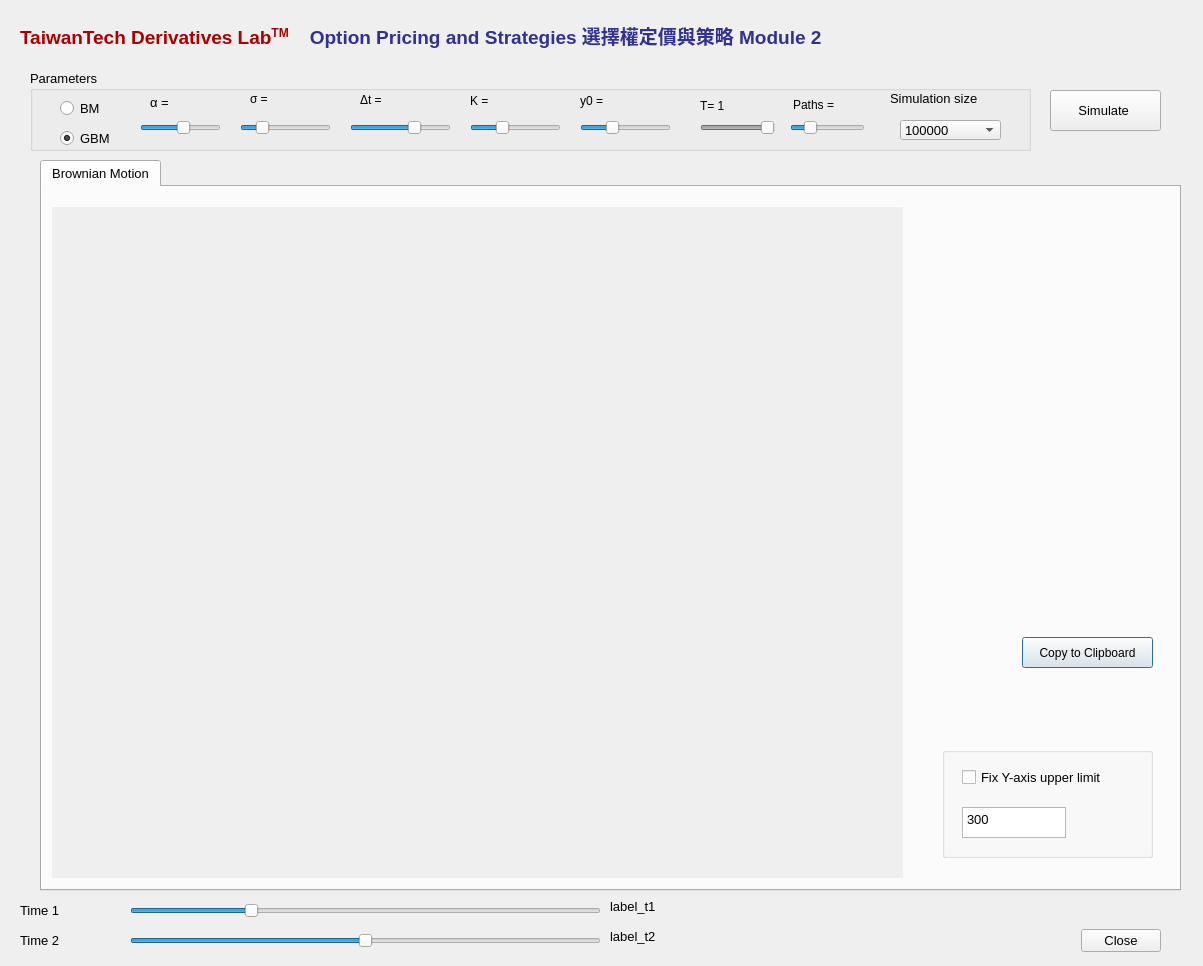
<?xml version="1.0" encoding="UTF-8"?>
<ui version="4.0">
 <class>Derivatives</class>
 <widget class="QDialog" name="Derivatives">
  <property name="geometry">
   <rect>
    <x>0</x>
    <y>0</y>
    <width>1203</width>
    <height>966</height>
   </rect>
  </property>
  <property name="sizePolicy">
   <sizepolicy hsizetype="Preferred" vsizetype="Expanding">
    <horstretch>0</horstretch>
    <verstretch>10</verstretch>
   </sizepolicy>
  </property>
  <property name="windowTitle">
   <string>Derivatives Lab</string>
  </property>
  <widget class="QTabWidget" name="tabWidget">
   <property name="geometry">
    <rect>
     <x>40</x>
     <y>160</y>
     <width>1141</width>
     <height>731</height>
    </rect>
   </property>
   <property name="font">
    <font>
     <family>Tahoma</family>
     <pointsize>10</pointsize>
    </font>
   </property>
   <property name="toolTip">
    <string>&lt;html&gt;&lt;head/&gt;&lt;body&gt;&lt;p&gt;&lt;br/&gt;&lt;/p&gt;&lt;/body&gt;&lt;/html&gt;</string>
   </property>
   <property name="autoFillBackground">
    <bool>false</bool>
   </property>
   <property name="currentIndex">
    <number>0</number>
   </property>
   <widget class="QWidget" name="tab_3">
    <attribute name="title">
     <string>Brownian Motion</string>
    </attribute>
    <widget class="MPL_WIDGET" name="oMplCanvas" native="true">
     <property name="enabled">
      <bool>true</bool>
     </property>
     <property name="geometry">
      <rect>
       <x>10</x>
       <y>20</y>
       <width>851</width>
       <height>671</height>
      </rect>
     </property>
     <property name="mouseTracking">
      <bool>true</bool>
     </property>
     <property name="tabletTracking">
      <bool>true</bool>
     </property>
     <property name="autoFillBackground">
      <bool>true</bool>
     </property>
    </widget>
    <widget class="QTableWidget" name="tableWidget">
     <property name="geometry">
      <rect>
       <x>880</x>
       <y>360</y>
       <width>0</width>
       <height>321</height>
      </rect>
     </property>
     <property name="autoFillBackground">
      <bool>false</bool>
     </property>
     <property name="showGrid">
      <bool>false</bool>
     </property>
     <property name="cornerButtonEnabled">
      <bool>false</bool>
     </property>
    </widget>
    <widget class="MPL_WIDGET" name="oMplCanvas2" native="true">
     <property name="enabled">
      <bool>true</bool>
     </property>
     <property name="geometry">
      <rect>
       <x>860</x>
       <y>10</y>
       <width>261</width>
       <height>411</height>
      </rect>
     </property>
     <property name="mouseTracking">
      <bool>true</bool>
     </property>
     <property name="tabletTracking">
      <bool>true</bool>
     </property>
     <property name="autoFillBackground">
      <bool>false</bool>
     </property>
    </widget>
    <widget class="QLCDNumber" name="lcdNum_prob">
     <property name="geometry">
      <rect>
       <x>1070</x>
       <y>750</y>
       <width>40</width>
       <height>23</height>
      </rect>
     </property>
     <property name="autoFillBackground">
      <bool>true</bool>
     </property>
    </widget>
    <widget class="QPushButton" name="btn_Copy2Clipboard">
     <property name="geometry">
      <rect>
       <x>980</x>
       <y>450</y>
       <width>131</width>
       <height>31</height>
      </rect>
     </property>
     <property name="font">
      <font>
       <pointsize>9</pointsize>
      </font>
     </property>
     <property name="text">
      <string>Copy to Clipboard</string>
     </property>
    </widget>
    <widget class="QGroupBox" name="groupBox">
     <property name="geometry">
      <rect>
       <x>900</x>
       <y>560</y>
       <width>211</width>
       <height>111</height>
      </rect>
     </property>
     <property name="title">
      <string/>
     </property>
     <widget class="QTextEdit" name="txt_yLim">
      <property name="geometry">
       <rect>
        <x>20</x>
        <y>60</y>
        <width>104</width>
        <height>31</height>
       </rect>
      </property>
      <property name="html">
       <string>&lt;!DOCTYPE HTML PUBLIC &quot;-//W3C//DTD HTML 4.0//EN&quot; &quot;http://www.w3.org/TR/REC-html40/strict.dtd&quot;&gt;
&lt;html&gt;&lt;head&gt;&lt;meta name=&quot;qrichtext&quot; content=&quot;1&quot; /&gt;&lt;style type=&quot;text/css&quot;&gt;
p, li { white-space: pre-wrap; }
&lt;/style&gt;&lt;/head&gt;&lt;body style=&quot; font-family:'Tahoma'; font-size:10pt; font-weight:400; font-style:normal;&quot;&gt;
&lt;p style=&quot; margin-top:0px; margin-bottom:0px; margin-left:0px; margin-right:0px; -qt-block-indent:0; text-indent:0px;&quot;&gt;300&lt;/p&gt;&lt;/body&gt;&lt;/html&gt;</string>
      </property>
     </widget>
     <widget class="QCheckBox" name="checkBox_yLim">
      <property name="geometry">
       <rect>
        <x>20</x>
        <y>10</y>
        <width>181</width>
        <height>41</height>
       </rect>
      </property>
      <property name="text">
       <string>Fix Y-axis upper limit</string>
      </property>
     </widget>
    </widget>
   </widget>
  </widget>
  <widget class="QLabel" name="label">
   <property name="geometry">
    <rect>
     <x>20</x>
     <y>10</y>
     <width>1151</width>
     <height>51</height>
    </rect>
   </property>
   <property name="font">
    <font>
     <family>Microsoft JhengHei UI</family>
     <weight>75</weight>
     <bold>true</bold>
    </font>
   </property>
   <property name="text">
    <string>&lt;html&gt;&lt;head/&gt;&lt;body&gt;&lt;p&gt;&lt;span style=&quot; font-size:14pt; color:#aa0000;&quot;&gt;TaiwanTech Derivatives Lab&lt;/span&gt;&lt;span style=&quot; font-size:14pt; color:#aa0000; vertical-align:super;&quot;&gt;TM&lt;/span&gt;&lt;span style=&quot; font-size:14pt; color:#313194;&quot;&gt;    Option Pricing and Strategies 選擇權定價與策略 Module 2&lt;/span&gt;&lt;/p&gt;&lt;/body&gt;&lt;/html&gt;</string>
   </property>
  </widget>
  <widget class="QDialogButtonBox" name="buttonBox">
   <property name="geometry">
    <rect>
     <x>1040</x>
     <y>920</y>
     <width>121</width>
     <height>41</height>
    </rect>
   </property>
   <property name="font">
    <font>
     <family>Tahoma</family>
     <pointsize>10</pointsize>
    </font>
   </property>
   <property name="orientation">
    <enum>Qt::Horizontal</enum>
   </property>
   <property name="standardButtons">
    <set>QDialogButtonBox::Close</set>
   </property>
  </widget>
  <widget class="QSlider" name="slider_t2">
   <property name="geometry">
    <rect>
     <x>130</x>
     <y>930</y>
     <width>471</width>
     <height>22</height>
    </rect>
   </property>
   <property name="maximum">
    <number>100</number>
   </property>
   <property name="singleStep">
    <number>5</number>
   </property>
   <property name="pageStep">
    <number>5</number>
   </property>
   <property name="value">
    <number>50</number>
   </property>
   <property name="orientation">
    <enum>Qt::Horizontal</enum>
   </property>
  </widget>
  <widget class="QSlider" name="slider_t1">
   <property name="geometry">
    <rect>
     <x>130</x>
     <y>900</y>
     <width>471</width>
     <height>22</height>
    </rect>
   </property>
   <property name="maximum">
    <number>100</number>
   </property>
   <property name="singleStep">
    <number>5</number>
   </property>
   <property name="pageStep">
    <number>5</number>
   </property>
   <property name="value">
    <number>25</number>
   </property>
   <property name="orientation">
    <enum>Qt::Horizontal</enum>
   </property>
   <property name="tickPosition">
    <enum>QSlider::NoTicks</enum>
   </property>
  </widget>
  <widget class="QLabel" name="label_9">
   <property name="geometry">
    <rect>
     <x>20</x>
     <y>900</y>
     <width>61</width>
     <height>21</height>
    </rect>
   </property>
   <property name="font">
    <font>
     <pointsize>10</pointsize>
    </font>
   </property>
   <property name="text">
    <string>Time 1</string>
   </property>
  </widget>
  <widget class="QLabel" name="label_11">
   <property name="geometry">
    <rect>
     <x>20</x>
     <y>930</y>
     <width>61</width>
     <height>21</height>
    </rect>
   </property>
   <property name="font">
    <font>
     <pointsize>10</pointsize>
    </font>
   </property>
   <property name="text">
    <string>Time 2</string>
   </property>
  </widget>
  <widget class="QLabel" name="label_t1">
   <property name="geometry">
    <rect>
     <x>610</x>
     <y>890</y>
     <width>114</width>
     <height>33</height>
    </rect>
   </property>
   <property name="font">
    <font>
     <pointsize>10</pointsize>
    </font>
   </property>
   <property name="text">
    <string>label_t1</string>
   </property>
  </widget>
  <widget class="QLabel" name="label_t2">
   <property name="geometry">
    <rect>
     <x>610</x>
     <y>920</y>
     <width>114</width>
     <height>33</height>
    </rect>
   </property>
   <property name="font">
    <font>
     <pointsize>10</pointsize>
    </font>
   </property>
   <property name="text">
    <string>label_t2</string>
   </property>
  </widget>
  <widget class="QGroupBox" name="groupBox_2">
   <property name="geometry">
    <rect>
     <x>30</x>
     <y>70</y>
     <width>1001</width>
     <height>81</height>
    </rect>
   </property>
   <property name="font">
    <font>
     <family>Tahoma</family>
     <pointsize>10</pointsize>
    </font>
   </property>
   <property name="title">
    <string>Parameters</string>
   </property>
   <widget class="QSlider" name="oSlider_mu">
    <property name="geometry">
     <rect>
      <x>110</x>
      <y>50</y>
      <width>81</width>
      <height>16</height>
     </rect>
    </property>
    <property name="minimum">
     <number>-50</number>
    </property>
    <property name="maximum">
     <number>50</number>
    </property>
    <property name="pageStep">
     <number>1</number>
    </property>
    <property name="value">
     <number>5</number>
    </property>
    <property name="orientation">
     <enum>Qt::Horizontal</enum>
    </property>
    <property name="tickInterval">
     <number>5</number>
    </property>
   </widget>
   <widget class="QLabel" name="label_mu">
    <property name="geometry">
     <rect>
      <x>120</x>
      <y>22</y>
      <width>81</width>
      <height>20</height>
     </rect>
    </property>
    <property name="text">
     <string>α = </string>
    </property>
   </widget>
   <widget class="QComboBox" name="comboBox_SimSize">
    <property name="geometry">
     <rect>
      <x>870</x>
      <y>50</y>
      <width>101</width>
      <height>20</height>
     </rect>
    </property>
    <item>
     <property name="text">
      <string>100000</string>
     </property>
    </item>
    <item>
     <property name="text">
      <string>200000</string>
     </property>
    </item>
    <item>
     <property name="text">
      <string>500000</string>
     </property>
    </item>
    <item>
     <property name="text">
      <string>1000000</string>
     </property>
    </item>
   </widget>
   <widget class="QLabel" name="label_6">
    <property name="geometry">
     <rect>
      <x>860</x>
      <y>20</y>
      <width>121</width>
      <height>16</height>
     </rect>
    </property>
    <property name="text">
     <string>Simulation size</string>
    </property>
   </widget>
   <widget class="QSlider" name="oSlider_sigma">
    <property name="geometry">
     <rect>
      <x>210</x>
      <y>50</y>
      <width>91</width>
      <height>16</height>
     </rect>
    </property>
    <property name="minimum">
     <number>1</number>
    </property>
    <property name="maximum">
     <number>6</number>
    </property>
    <property name="pageStep">
     <number>1</number>
    </property>
    <property name="value">
     <number>2</number>
    </property>
    <property name="sliderPosition">
     <number>2</number>
    </property>
    <property name="orientation">
     <enum>Qt::Horizontal</enum>
    </property>
    <property name="tickInterval">
     <number>5</number>
    </property>
   </widget>
   <widget class="QLabel" name="label_sigma">
    <property name="geometry">
     <rect>
      <x>220</x>
      <y>13</y>
      <width>91</width>
      <height>31</height>
     </rect>
    </property>
    <property name="font">
     <font>
      <pointsize>9</pointsize>
     </font>
    </property>
    <property name="text">
     <string>σ =</string>
    </property>
   </widget>
   <widget class="QSlider" name="oSlider_PathsShown">
    <property name="geometry">
     <rect>
      <x>760</x>
      <y>50</y>
      <width>75</width>
      <height>16</height>
     </rect>
    </property>
    <property name="mouseTracking">
     <bool>true</bool>
    </property>
    <property name="toolTip">
     <string>No. of paths to be shown</string>
    </property>
    <property name="minimum">
     <number>10</number>
    </property>
    <property name="maximum">
     <number>100</number>
    </property>
    <property name="singleStep">
     <number>10</number>
    </property>
    <property name="pageStep">
     <number>10</number>
    </property>
    <property name="value">
     <number>30</number>
    </property>
    <property name="sliderPosition">
     <number>30</number>
    </property>
    <property name="tracking">
     <bool>false</bool>
    </property>
    <property name="orientation">
     <enum>Qt::Horizontal</enum>
    </property>
    <property name="tickPosition">
     <enum>QSlider::NoTicks</enum>
    </property>
    <property name="tickInterval">
     <number>10</number>
    </property>
   </widget>
   <widget class="QSlider" name="oSlider_TimeStep">
    <property name="enabled">
     <bool>false</bool>
    </property>
    <property name="geometry">
     <rect>
      <x>670</x>
      <y>50</y>
      <width>75</width>
      <height>16</height>
     </rect>
    </property>
    <property name="minimum">
     <number>5</number>
    </property>
    <property name="maximum">
     <number>25</number>
    </property>
    <property name="singleStep">
     <number>5</number>
    </property>
    <property name="value">
     <number>25</number>
    </property>
    <property name="sliderPosition">
     <number>25</number>
    </property>
    <property name="orientation">
     <enum>Qt::Horizontal</enum>
    </property>
    <property name="tickInterval">
     <number>5</number>
    </property>
   </widget>
   <widget class="QLabel" name="label_P">
    <property name="geometry">
     <rect>
      <x>763</x>
      <y>24</y>
      <width>81</width>
      <height>21</height>
     </rect>
    </property>
    <property name="font">
     <font>
      <family>Tahoma</family>
      <pointsize>9</pointsize>
     </font>
    </property>
    <property name="text">
     <string>Paths = </string>
    </property>
   </widget>
   <widget class="QLabel" name="label_T">
    <property name="geometry">
     <rect>
      <x>670</x>
      <y>26</y>
      <width>81</width>
      <height>20</height>
     </rect>
    </property>
    <property name="font">
     <font>
      <pointsize>9</pointsize>
     </font>
    </property>
    <property name="text">
     <string>T= 1</string>
    </property>
   </widget>
   <widget class="QSlider" name="slider_S0">
    <property name="geometry">
     <rect>
      <x>550</x>
      <y>50</y>
      <width>91</width>
      <height>16</height>
     </rect>
    </property>
    <property name="minimum">
     <number>50</number>
    </property>
    <property name="maximum">
     <number>200</number>
    </property>
    <property name="singleStep">
     <number>5</number>
    </property>
    <property name="value">
     <number>100</number>
    </property>
    <property name="sliderPosition">
     <number>100</number>
    </property>
    <property name="orientation">
     <enum>Qt::Horizontal</enum>
    </property>
    <property name="tickInterval">
     <number>5</number>
    </property>
   </widget>
   <widget class="QLabel" name="label_S0">
    <property name="geometry">
     <rect>
      <x>550</x>
      <y>10</y>
      <width>101</width>
      <height>41</height>
     </rect>
    </property>
    <property name="font">
     <font>
      <pointsize>9</pointsize>
     </font>
    </property>
    <property name="text">
     <string>y0 =</string>
    </property>
   </widget>
   <widget class="QSlider" name="slider_K">
    <property name="geometry">
     <rect>
      <x>440</x>
      <y>50</y>
      <width>91</width>
      <height>16</height>
     </rect>
    </property>
    <property name="minimum">
     <number>50</number>
    </property>
    <property name="maximum">
     <number>200</number>
    </property>
    <property name="singleStep">
     <number>1</number>
    </property>
    <property name="pageStep">
     <number>5</number>
    </property>
    <property name="value">
     <number>100</number>
    </property>
    <property name="sliderPosition">
     <number>100</number>
    </property>
    <property name="orientation">
     <enum>Qt::Horizontal</enum>
    </property>
    <property name="tickInterval">
     <number>5</number>
    </property>
   </widget>
   <widget class="QLabel" name="label_K">
    <property name="geometry">
     <rect>
      <x>440</x>
      <y>15</y>
      <width>101</width>
      <height>31</height>
     </rect>
    </property>
    <property name="font">
     <font>
      <pointsize>9</pointsize>
     </font>
    </property>
    <property name="text">
     <string>K = </string>
    </property>
   </widget>
   <widget class="QRadioButton" name="radioRW">
    <property name="geometry">
     <rect>
      <x>30</x>
      <y>20</y>
      <width>61</width>
      <height>37</height>
     </rect>
    </property>
    <property name="text">
     <string>BM</string>
    </property>
   </widget>
   <widget class="QRadioButton" name="radioGRW">
    <property name="geometry">
     <rect>
      <x>30</x>
      <y>50</y>
      <width>71</width>
      <height>37</height>
     </rect>
    </property>
    <property name="text">
     <string>GBM</string>
    </property>
    <property name="checked">
     <bool>true</bool>
    </property>
   </widget>
   <widget class="QSlider" name="oSlider_deltaT">
    <property name="geometry">
     <rect>
      <x>320</x>
      <y>50</y>
      <width>101</width>
      <height>16</height>
     </rect>
    </property>
    <property name="minimum">
     <number>0</number>
    </property>
    <property name="maximum">
     <number>3</number>
    </property>
    <property name="pageStep">
     <number>1</number>
    </property>
    <property name="value">
     <number>2</number>
    </property>
    <property name="sliderPosition">
     <number>2</number>
    </property>
    <property name="orientation">
     <enum>Qt::Horizontal</enum>
    </property>
    <property name="tickInterval">
     <number>5</number>
    </property>
   </widget>
   <widget class="QLabel" name="label_deltaT">
    <property name="geometry">
     <rect>
      <x>330</x>
      <y>10</y>
      <width>91</width>
      <height>40</height>
     </rect>
    </property>
    <property name="font">
     <font>
      <pointsize>9</pointsize>
     </font>
    </property>
    <property name="text">
     <string>Δt =</string>
    </property>
   </widget>
  </widget>
  <widget class="QPushButton" name="pushButton_ShowRandomWalk">
   <property name="geometry">
    <rect>
     <x>1050</x>
     <y>90</y>
     <width>111</width>
     <height>41</height>
    </rect>
   </property>
   <property name="font">
    <font>
     <family>Tahoma</family>
     <pointsize>10</pointsize>
    </font>
   </property>
   <property name="toolTip">
    <string>Simulate!</string>
   </property>
   <property name="text">
    <string>Simulate </string>
   </property>
  </widget>
 </widget>
 <customwidgets>
  <customwidget>
   <class>MPL_WIDGET</class>
   <extends>QWidget</extends>
   <header location="global">mplwidget</header>
   <container>1</container>
  </customwidget>
 </customwidgets>
 <resources/>
 <connections>
  <connection>
   <sender>buttonBox</sender>
   <signal>accepted()</signal>
   <receiver>Derivatives</receiver>
   <slot>accept()</slot>
   <hints>
    <hint type="sourcelabel">
     <x>390</x>
     <y>380</y>
    </hint>
    <hint type="destinationlabel">
     <x>157</x>
     <y>274</y>
    </hint>
   </hints>
  </connection>
  <connection>
   <sender>buttonBox</sender>
   <signal>rejected()</signal>
   <receiver>Derivatives</receiver>
   <slot>reject()</slot>
   <hints>
    <hint type="sourcelabel">
     <x>390</x>
     <y>380</y>
    </hint>
    <hint type="destinationlabel">
     <x>286</x>
     <y>274</y>
    </hint>
   </hints>
  </connection>
 </connections>
</ui>
